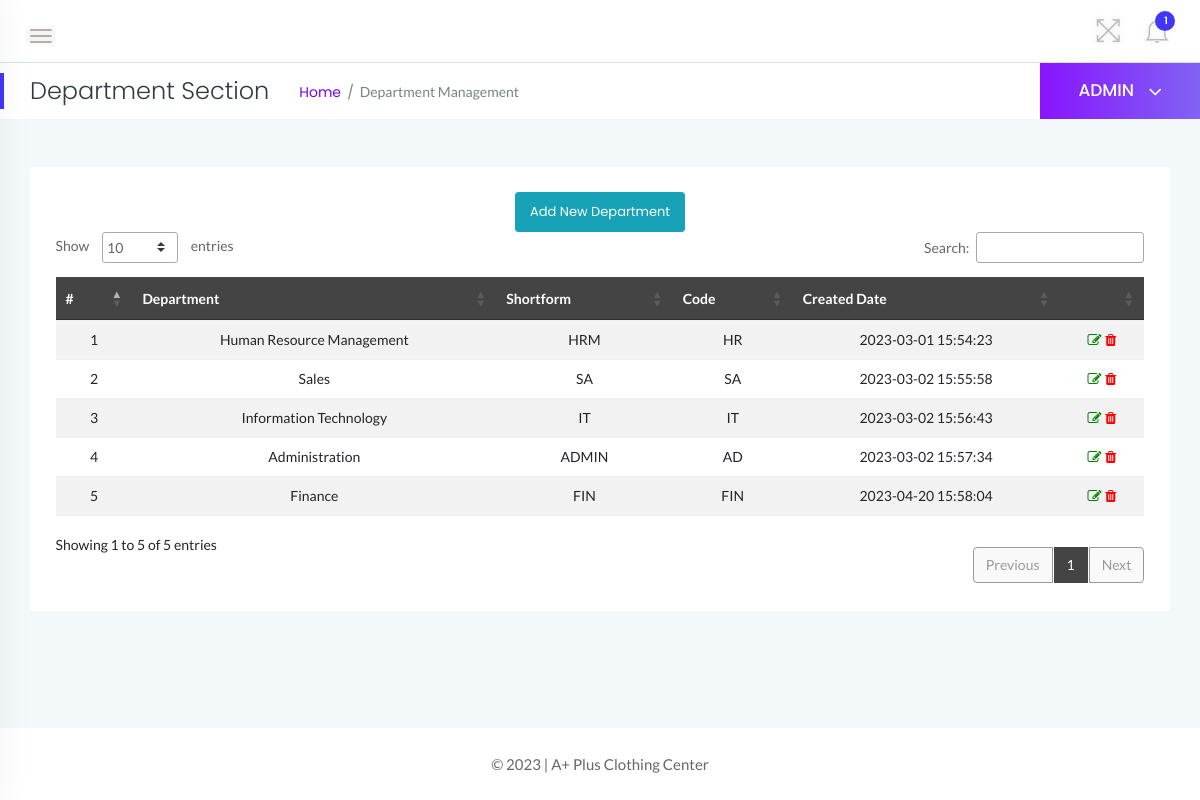
The page /admin/department.php (signed in) on the database its author committed.
### tables this page shows
CREATE TABLE `tbldepartments` (
  `id` int(11) NOT NULL,
  `DepartmentName` varchar(150) DEFAULT NULL,
  `DepartmentShortName` varchar(100) NOT NULL,
  `DepartmentCode` varchar(50) DEFAULT NULL,
  `CreationDate` timestamp NULL DEFAULT current_timestamp()
);

### admin/department.php (the view, shortened to what this page needs)
<?php
    if(strlen($_SESSION['alogin'])==0){
    header('location:index.php');
    } else {
?>
<!doctype html>
<html class="no-js" lang="en">
<head>
    <link rel="stylesheet" href="../assets/css/bootstrap.min.css">
    <link rel="stylesheet" href="../assets/css/font-awesome.min.css">
    <link rel="stylesheet" href="../assets/css/themify-icons.css">
    <link rel="stylesheet" href="../assets/css/metisMenu.css">
    <link rel="stylesheet" href="../assets/css/owl.carousel.min.css">
    <link rel="stylesheet" href="../assets/css/slicknav.min.css">
    <link rel="stylesheet" href="https://www.amcharts.com/lib/3/plugins/export/export.css" type="text/css" media="all" />
    <link rel="stylesheet" type="text/css" href="https://cdn.datatables.net/1.10.19/css/jquery.dataTables.css">
    <link rel="stylesheet" type="text/css" href="https://cdn.datatables.net/1.10.18/css/dataTables.bootstrap4.min.css">
    <link rel="stylesheet" type="text/css" href="https://cdn.datatables.net/responsive/2.2.3/css/responsive.bootstrap.min.css">
    <link rel="stylesheet" type="text/css" href="https://cdn.datatables.net/responsive/2.2.3/css/responsive.jqueryui.min.css">
    <link rel="stylesheet" href="../assets/css/typography.css">
    <link rel="stylesheet" href="../assets/css/default-css.css">
    <link rel="stylesheet" href="../assets/css/styles.css">
    <link rel="stylesheet" href="../assets/css/responsive.css">
</head>
<body>
    <div class="page-container">
        <div class="main-content">
            <div class="header-area">
                <div class="row align-items-center">
                    <div class="col-md-6 col-sm-8 clearfix">
                        <div class="nav-btn pull-left">
                            <span></span>
                            <span></span>
                            <span></span>
                        </div>
                    </div>
                    <div class="col-md-6 col-sm-4 clearfix">
                        <ul class="notification-area pull-right">
                            <li id="full-view"><i class="ti-fullscreen"></i></li>
                            <?php include '../includes/admin-notification.php'?>
                        </ul>
                    </div>
                </div>
            </div>
            <div class="page-title-area">
                <div class="row align-items-center">
                    <div class="col-sm-6">
                        <div class="breadcrumbs-area clearfix">
                            <h4 class="page-title pull-left">Department Section</h4>
                            <ul class="breadcrumbs pull-left">
                                <li><a href="dashboard.php">Home</a></li>
                                <li><span>Department Management</span></li>
                            </ul>
                        </div>
                    </div>
                    <div class="col-sm-6 clearfix">
                        <div class="user-profile pull-right">
                            <h4 class="user-name dropdown-toggle" data-toggle="dropdown">ADMIN <i class="fa fa-angle-down"></i></h4>
                        </div>
                    </div>
                </div>
            </div>
            <div class="main-content-inner">
                <div class="row">
                    <div class="col-12 mt-5">
                        <div class="card">
                            <div class="card-body">
                                <div class="data-tables datatable-dark">
                                <center><a href="add-department.php" class="btn btn-sm btn-info">Add New Department</a></center>
                                    <table id="dataTable3" class="table table-hover table-striped text-center">
                                        <thead class="text-capitalize">
                                            <tr>
                                                <th>#</th>
                                                <th>Department</th>
                                                <th>Shortform</th>
                                                <th>Code</th>
                                                <th>Created Date</th>
                                                <th></th>
                                            </tr>
                                        </thead>
                                        <tbody>
                                    <?php $sql = "SELECT * from tbldepartments";
                                    $query = $dbh -> prepare($sql);
                                    $query->execute();
                                    $results=$query->fetchAll(PDO::FETCH_OBJ);
                                    $cnt=1;
                                    if($query->rowCount() > 0)
                                    {
                                    foreach($results as $result)
                                    {               ?>
                                        <tr>
                                            <td> <?php echo htmlentities($cnt);?></td>
                                            <td><?php echo htmlentities($result->DepartmentName);?></td>
                                            <td><?php echo htmlentities($result->DepartmentShortName);?></td>
                                            <td><?php echo htmlentities($result->DepartmentCode);?></td>
                                            <td><?php echo htmlentities($result->CreationDate);?></td>
                                            <td><a href="edit-department.php?deptid=<?php echo htmlentities($result->id);?>"><i class="fa fa-edit" style="color:green"></i></a><a href="department.php?del=<?php echo htmlentities($result->id);?>" onclick="return confirm('Do you want to delete');"> <i class="fa fa-trash" style="color:red"></i></a></td>
                                        </tr>
                                         <?php $cnt++;} }?>
                                    </tbody>
                                    </table>
                                </div>
                            </div>
                        </div>
                    </div>
                </div>
                </div>
            </div>
            <?php include '../includes/footer.php' ?>
        </div>
</body>
</html>
<?php } ?>

### assets/css/styles.css (style rules this page uses)
.page-container { width: 100%; height: 100%; min-height: 100vh; padding-left: 280px; -webkit-transition: padding-left 0.3s ease 0s; transition: padding-left 0.3s ease 0s; }
.sbar_collapsed.page-container { padding-left: 0; }
.card { border: none; border-radius: 4px; background-color: #fff; -webkit-transition: all 0.3s ease 0s; transition: all 0.3s ease 0s; }
.card-body { padding: 25.6px; padding: 1.6rem; }
.main-content { width: 100%; background: #f3f8fb; }
.main-content-inner { padding: 0 30px 50px; }
.header-area { padding: 15px 30px; background: #fff; border-bottom: 1px solid #d8e3e7; }
.nav-btn { margin: 10px 30px 0 0; cursor: pointer; }
.nav-btn span { display: block; width: 22px; height: 2px; background: #b3aaaa; margin: 4px 0; border-radius: 15px; -webkit-transition: all 0.3s ease 0s; transition: all 0.3s ease 0s; box-shadow: 0 0 0 4px rgba(99, 96, 96, 0.03); }
.nav-btn span:nth-child(2) { opacity: 0; }
.nav-btn span:first-child { -webkit-transform: rotate(45deg) translate(5px, 5px); transform: rotate(45deg) translate(5px, 5px); }
.nav-btn span:last-child { -webkit-transform: rotate(-45deg) translate(3px, -3px); transform: rotate(-45deg) translate(3px, -3px); }
.sbar_collapsed .nav-btn span { transform: none; opacity: 1; }
.notification-area { -webkit-user-select: none; -moz-user-select: none; -ms-user-select: none; user-select: none; position: relative; z-index: 1; }
.notification-area li { display: inline-block; margin-left: 20px; cursor: pointer; -webkit-user-select: none; -moz-user-select: none; -ms-user-select: none; user-select: none; }
.notification-area li > i { font-size: 26px; color: #bdbcbc; vertical-align: middle; text-shadow: 0 0 8px rgba(0, 0, 0, 0.12); -webkit-transition: color 0.3s ease 0s; transition: color 0.3s ease 0s; }
.notification-area li#full-view { display: inline-block; }
.page-title-area { padding: 0 30px; background: #fff; position: relative; }
.page-title-area:before { content: ""; position: absolute; left: 0; top: 50%; width: 4px; height: 36px; background: var(--primary-color); -webkit-transform: translateY(-50%); transform: translateY(-50%); }
.page-title { font-size: 24px; font-weight: 300; color: #313b3d; letter-spacing: 0; margin-right: 30px; }
ul.breadcrumbs { margin-top: 4px; }
.breadcrumbs li { display: inline-block; }
.breadcrumbs li a, .breadcrumbs li span { display: block; font-size: 14px; font-weight: 400; color: #7801ff; letter-spacing: 0; margin-right: 16px; position: relative; }
.breadcrumbs li a:before { content: "/"; color: #768387; position: absolute; right: -13px; top: 0; }
.breadcrumbs li span { margin-right: 0; color: #768387; text-transform: capitalize; }
.user-profile { margin-right: -30px; display: -webkit-box; display: -ms-flexbox; display: flex; -webkit-box-align: center; -ms-flex-align: center; align-items: center; -ms-flex-wrap: wrap; flex-wrap: wrap; background: -webkit-linear-gradient(left, #8914fe 0%, #8063f5 100%); background: linear-gradient(to right, #8914fe 0%, #8063f5 100%); padding: 17px 38px; position: relative; }
.user-name { font-size: 17px; font-weight: 500; color: #fff; letter-spacing: 0; cursor: pointer; -webkit-user-select: none; -moz-user-select: none; -ms-user-select: none; user-select: none; }
.user-name i { margin-left: 10px; font-size: 21px; vertical-align: middle; position: relative; }
.notification-area .dropdown-toggle, .user-name.dropdown-toggle { position: relative; }
.notification-area .dropdown-toggle:after, .user-name.dropdown-toggle:after { display: none; }
.btn { padding: 11px 17px; font-size: 13px; letter-spacing: 0; }
.btn-sm { padding: 9px 14px; }
table tr th { border-bottom: none; }
table tr th, table tr td { border-top: 1px solid rgba(120, 130, 140, 0.13) !important; }
table.dataTable.no-footer { border-bottom: 1px solid rgba(120, 130, 140, 0.13) !important; }
table.dataTable thead th, table.dataTable thead td { border-bottom-color: transparent; }
.datatable-dark thead { background: #444; color: #fff; }

### rows shown on the page
tbldepartments: DepartmentName "Human Resource Management", DepartmentShortName "HRM", DepartmentCode "HR", CreationDate "2023-03-01 15:54:23"
tbldepartments: DepartmentName "Sales", DepartmentShortName "SA", DepartmentCode "SA", CreationDate "2023-03-02 15:55:58"
tbldepartments: DepartmentName "Information Technology", DepartmentShortName "IT", DepartmentCode "IT", CreationDate "2023-03-02 15:56:43"
tbldepartments: DepartmentName "Administration", DepartmentShortName "ADMIN", DepartmentCode "AD", CreationDate "2023-03-02 15:57:34"
tbldepartments: DepartmentName "Finance", DepartmentShortName "FIN", DepartmentCode "FIN", CreationDate "2023-04-20 15:58:04"

### other values the page prints
$unreadcount "1"
